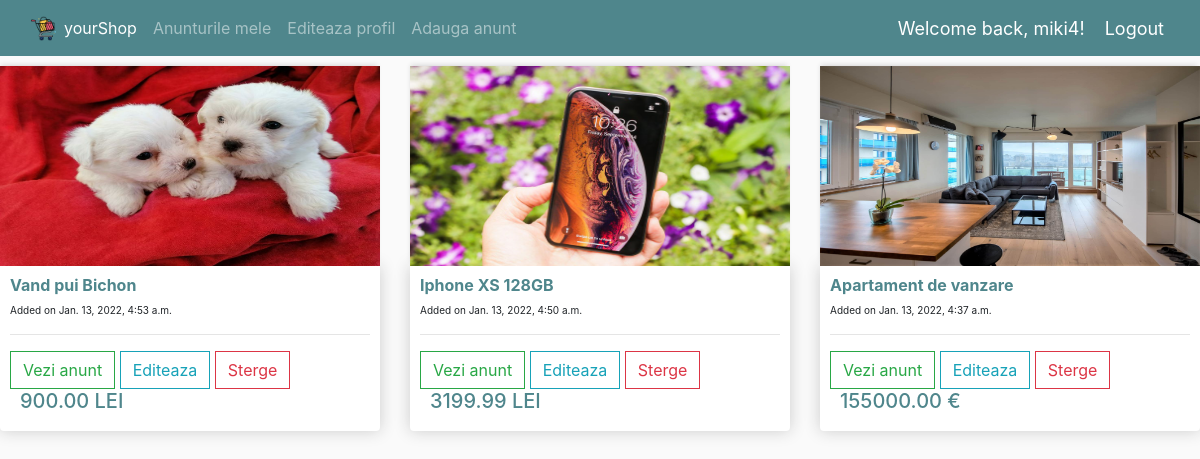
/myAccount/myProducts/ (signed in), run on the app's committed database.
### app/models.py (models this page shows, shortened)
class Product(models.Model):
    CURRENCY_CHOICES = (
        ('LEI', 'LEI'),
        ('€', '€'),
    )
    title = models.CharField(max_length=255)
    category = models.ForeignKey(Category, related_name='product', on_delete=models.CASCADE, unique=False)
    description = models.TextField(blank=True)
    added_by = models.ForeignKey(Customer, on_delete=models.CASCADE, unique=False)
    image = models.ImageField(upload_to='images/')
    slug = models.SlugField(max_length=255)
    price = models.DecimalField(max_digits=10, decimal_places=2)
    currency = models.CharField(max_length=5, choices=CURRENCY_CHOICES, default='LEI')
    is_active = models.BooleanField(default=True)
    created = models.DateTimeField(auto_now_add=True)
    updated = models.DateTimeField(auto_now=True)
    class Meta:
        verbose_name_plural = 'Products'
        ordering = ('-created',)

### app/views.py (the view)
# urls.py: path('myAccount/myProducts/', views.myOffers, name="myProducts"),
@login_required(login_url='/login')
def myOffers(request):
    products = Product.objects.filter(added_by=request.user.customer)
    context = {'products': products}
    return render(request, 'marketplace/myproducts.html', context)

### app/templates/marketplace/myproducts.html
{% extends 'marketplace/main2.html' %}
{% load static %}
{% block content %}
	<div class="row">
        {% if products.count != 0 %}
            {% for i in products %}
            <div class="col-lg-4">
                <img class="thumbnail" src="{{i.image.url}}">
                <div class="box-element product">
                    <h6><strong>{{ i.title }} </strong></h6>
                    <p style="font-size: 10px"> Added on {{ i.created }} </p>
                    <hr>
                    <a id="qv{{i.id}}" class="btn btn-outline-success" href="{% url 'app:productClicked' i.id  %}">Vezi anunt</a>
                    <a id="qv{{i.id}}" class="btn btn-outline-info" href="{% url 'app:editProduct' i.id%}">Editeaza</a>
                    <a id="qv{{i.id}}" class="btn btn-outline-danger" href="{% url 'app:deleteOffer' i.id%}">Sterge</a>
                    <h3 style="margin-left: 10px; font-size: 20px; display: inline-block;">{{ i.price }} {{ i.currency }}</h3>
                </div>
            </div>
            {% endfor %}
        {% else %}
            <h2 style="padding-left: 20%">Nu exista niciun anunt in aceasta categorie momentan.</h2>
        {% endif %}
    </div>
{% endblock content %}

### app/templates/marketplace/main2.html (shortened to what this page needs)
{% load static %}
<head>
    	<link rel="stylesheet" href="https://stackpath.bootstrapcdn.com/bootstrap/4.4.1/css/bootstrap.min.css">
	<link rel="stylesheet" type="text/css" href="{% static 'css/main.css' %}">
</head>
<nav class="navbar navbar-expand-lg navbar-dark bg-dark">
 <img  id="user-icon" src="{% static 'images/shopping-cart.png' %}">
  <div class="collapse navbar-collapse" id="navbarNav">
    <ul class="navbar-nav">
      <li class="nav-item active">
        <a class="nav-link" href="{% url 'app:homepage' %}">yourShop</a>
      </li>
      <li class="nav-item">
        <a class="nav-link" href="{% url 'app:myProducts' %}">Anunturile mele</a>
      </li>
      <li class="nav-item">
        <a class="nav-link" href="{% url 'app:editProfile' %}">Editeaza profil</a>
       </li>
        <li class="nav-item">
        <a class="nav-link" href="{% url 'app:addOffer' %}">Adauga anunt</a>
       </li>
    </ul>
  </div>
  <span class="hello-msg">Welcome back, {{request.user}}!</span>
  <span ><a  class="hello-msg" href="{% url 'app:logoutPage' %}">Logout</a></span>
</nav>
{%block content%}
{% endblock %}

### static/css/main.css (style rules this page uses)
h1,h2,h3,h4,h5,h6 { color:#4f868c }
.box-element { box-shadow:hsl(0, 0%, 80%) 0 0 16px; background-color: #fff; border-radius: 4px; padding: 10px; }
.thumbnail { width: 100%; height: 200px; -webkit-box-shadow: -1px -3px 5px -2px rgba(214,214,214,1); -moz-box-shadow: -1px -3px 5px -2px rgba(214,214,214,1); box-shadow: -1px -3px 5px -2px rgba(214,214,214,1); }
.product { border-radius: 0 0 4px 4px; }
.bg-dark { background-color: #4f868c!important; }
#user-icon { width:25px; display: inline-block; margin-left: 15px; }
.col-lg-4, .col-lg-6, .col-lg-8, .col-lg-12 { margin-top: 10px; }
.btn { border-radius: 0; }

### app/templates/marketplace/main2.html (style rules this page uses)
.hello-msg { font-size: 18px; color: #fff; margin-right: 20px; }

### data on the page
Product: image (picture), title "Vand pui Bichon", created "Jan. 13, 2022, 4:53 a.m.", price "900.00", currency "LEI"
Product: image (picture), title "Iphone XS 128GB", created "Jan. 13, 2022, 4:50 a.m.", price "3199.99", currency "LEI"
Product: image (picture), title "Apartament de vanzare", created "Jan. 13, 2022, 4:37 a.m.", price "155000.00", currency "€"

### other printed values
{{ request.user }} "miki4"
